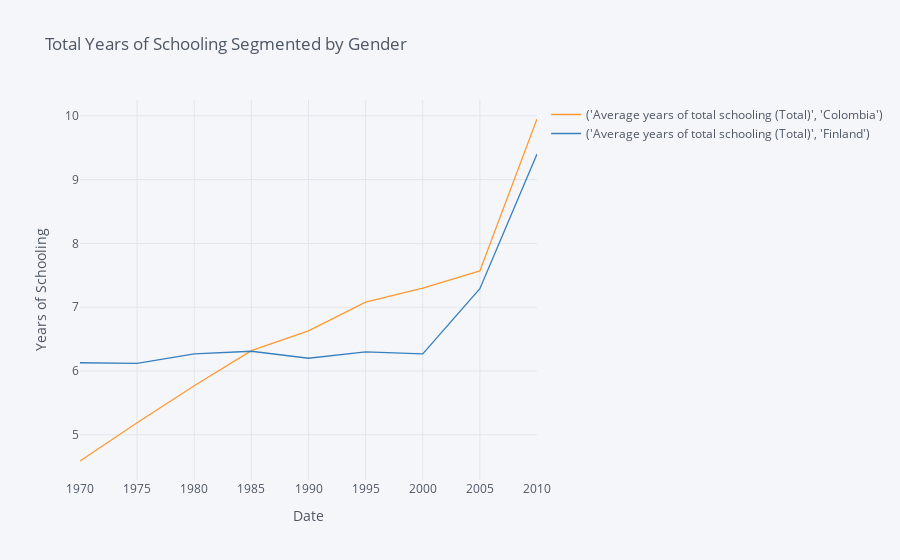

Notebook source saved alongside this figure:
### Markdown cell above
#### 2. This code chunk similarly compares average years of total schooling between Columbia and Finland. One country only took data points every 5 years so we dropped all other information for a uniform x-axis.

### Code cell
#Average years of schooling by country
pd.options.plotting.backend = 'plotly'
school_label = {"BAR.SCHL.1519" : "Average years of total schooling (Total)"}


school_enrollment = wbdata.get_dataframe(school_label, country = ['FIN', 'COL'])
school_enrollment = school_enrollment.unstack('country').dropna(how='all')
school_enrollment.iplot(xTitle="Date",
                        yTitle="Years of Schooling",
                        title="Total Years of Schooling Segmented by Gender")

### Figure 1 — Plotly figure (JSON) as saved in the notebook; plotly's stock layout.template omitted (floating-point values rounded to 4 significant figures)
{"data": [{"line": {"color": "rgba(255, 153, 51, 1.0)", "dash": "solid", "shape": "linear", "width": 1.3}, "mode": "lines", "name": "('Average years of total schooling (Total)', 'Colombia')", "text": "", "type": "scatter", "x": ["1970", "1975", "1980", "1985", "1990", "1995", "2000", "2005", "2010"], "y": [4.59, 5.19, 5.77, 6.32, 6.63, 7.08, 7.3, 7.57, 9.95]}, {"line": {"color": "rgba(55, 128, 191, 1.0)", "dash": "solid", "shape": "linear", "width": 1.3}, "mode": "lines", "name": "('Average years of total schooling (Total)', 'Finland')", "text": "", "type": "scatter", "x": ["1970", "1975", "1980", "1985", "1990", "1995", "2000", "2005", "2010"], "y": [6.13, 6.12, 6.27, 6.31, 6.2, 6.3, 6.27, 7.29, 9.4]}], "layout": {"legend": {"bgcolor": "#F5F6F9", "font": {"color": "#4D5663"}}, "paper_bgcolor": "#F5F6F9", "plot_bgcolor": "#F5F6F9", "title": {"font": {"color": "#4D5663"}, "text": "Total Years of Schooling Segmented by Gender"}, "xaxis": {"gridcolor": "#E1E5ED", "showgrid": true, "tickfont": {"color": "#4D5663"}, "title": {"font": {"color": "#4D5663"}, "text": "Date"}, "zerolinecolor": "#E1E5ED"}, "yaxis": {"gridcolor": "#E1E5ED", "showgrid": true, "tickfont": {"color": "#4D5663"}, "title": {"font": {"color": "#4D5663"}, "text": "Years of Schooling"}, "zerolinecolor": "#E1E5ED"}}}
